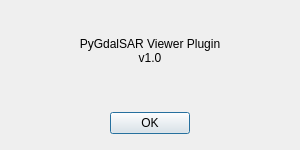
<?xml version="1.0" encoding="UTF-8"?>
<ui version="4.0">
 <class>AboutDialogBase</class>
 <widget class="QDialog" name="AboutDialogBase">
  <property name="geometry">
   <rect>
    <x>0</x>
    <y>0</y>
    <width>300</width>
    <height>150</height>
   </rect>
  </property>
  <property name="minimumSize">
   <size>
    <width>300</width>
    <height>150</height>
   </size>
  </property>
  <property name="windowTitle">
   <string>About</string>
  </property>
  <layout class="QVBoxLayout" name="mainLayout">
   <property name="spacing">
    <number>12</number>
   </property>
   <property name="leftMargin">
    <number>16</number>
   </property>
   <property name="topMargin">
    <number>16</number>
   </property>
   <property name="rightMargin">
    <number>16</number>
   </property>
   <property name="bottomMargin">
    <number>16</number>
   </property>
   <item>
    <widget class="QLabel" name="aboutLabel">
     <property name="text">
      <string>PyGdalSAR Viewer Plugin
v1.0
</string>
     </property>
     <property name="alignment">
      <set>Qt::AlignCenter</set>
     </property>
    </widget>
   </item>
   <item>
    <widget class="QDialogButtonBox" name="buttonBox">
     <property name="standardButtons">
      <set>QDialogButtonBox::Ok</set>
     </property>
     <property name="centerButtons">
      <bool>true</bool>
     </property>
    </widget>
   </item>
  </layout>
 </widget>
 <resources/>
 <connections/>
</ui>
